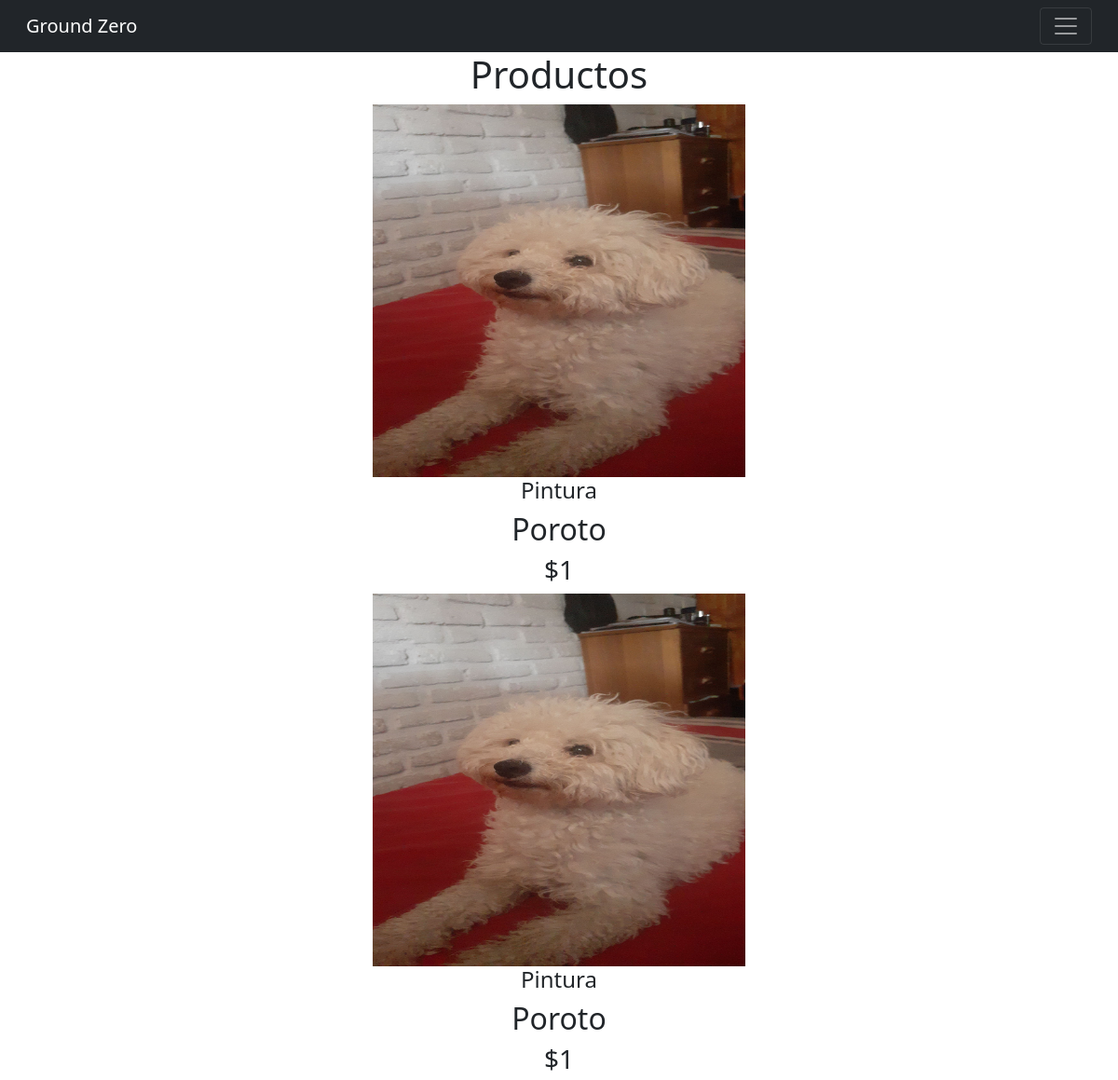
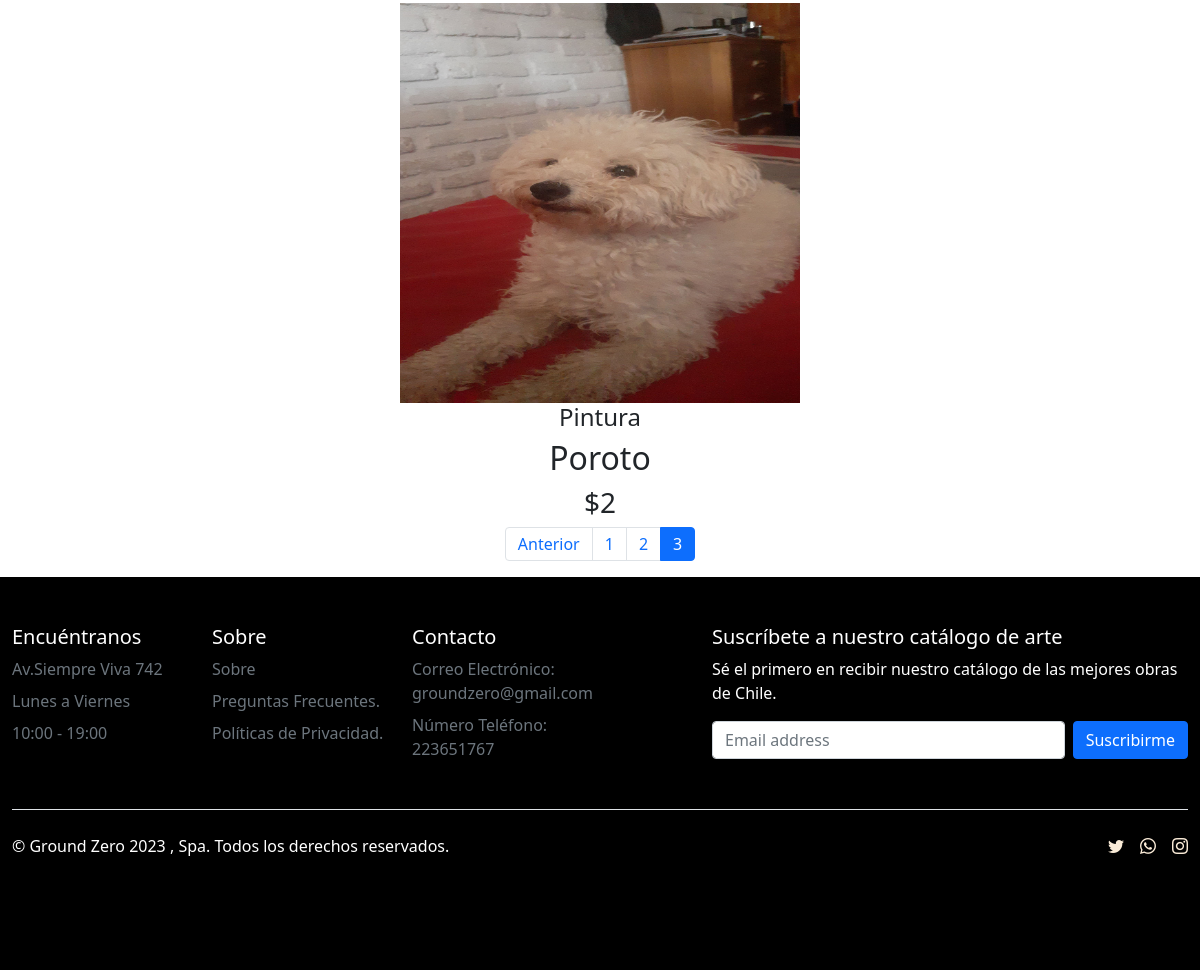
Screenshot of /galeria/?page=3 with the database file from the repository (2 pictures, top to bottom).
### app/models.py (models this page shows, shortened)
class Producto(models.Model):
    codigo = models.CharField(max_length=10)
    nombre = models.CharField(max_length=50 )
    fecha_creacion = models.DateField()
    precio = models.IntegerField()
    stock = models.IntegerField()
    arte = models.ForeignKey(Arte, on_delete=models.PROTECT)
    descripcion = models.CharField(max_length=42)
    imagen = models.ImageField(upload_to="productos", null=True)

class Arte(models.Model):
    nombre = models.CharField(max_length=20)
    def __str__(self):
        return self.nombre

### app/views.py (the view)
# urls.py: path('galeria/', galeria, name="galeria"),
def galeria(request):
    productos = Producto.objects.all()
    page = request.GET.get('page', 1)
    try:
        paginator = Paginator(productos, 3)
        productos = paginator.page(page)
    except:
        raise Http404
    data = {
        'entity':productos,
        'paginator': paginator
    }
    return render(request, 'app/galeria.html', data)

### app/templates/app/galeria.html (shortened to what this page needs)
{% load static %}
<!doctype html>
<html lang="en">
<head>
    <link rel="stylesheet" href="https://cdn.jsdelivr.net/npm/bootstrap-icons@1.10.5/font/bootstrap-icons.css">
    <link rel="stylesheet" href="https://stackpath.bootstrapcdn.com/bootstrap/4.5.2/css/bootstrap.min.css">
    <link href="https://cdn.jsdelivr.net/npm/bootstrap@5.1.3/dist/css/bootstrap.min.css" rel="stylesheet"
>
        {% block css %}
        <link rel="stylesheet" href="{% static 'app/css/style.css' %}">
        {% endblock  %}
</head>
<body>
    <header>
        <nav class="navbar navbar-dark bg-dark">
            <div class="container-fluid">
                <a class="navbar-brand" href="{% url 'index' %}">Ground Zero</a>
                <button class="navbar-toggler" type="button" data-bs-toggle="collapse"
                    data-bs-target="#navbarSupportedContent" aria-controls="navbarSupportedContent"
                    aria-expanded="false" aria-label="Toggle navigation">
                    <span class="navbar-toggler-icon"></span>
                </button>
            </div>
        </nav>
    </header>
    <main>
        <div class="grid text-center">
            {% load humanize %}
            <h1>Productos</h1>
            <div class="grid">
                {% for p in entity %}
                <div>
                    <div class="g-col-6" style="--bs-columns: 4; --bs-gap: 5rem;">
                    {% if p.imagen %}
                        <img class="img-fluid w-100" src="{{ p.imagen.url }}" alt="imagen producto" style="max-width: 400px; height: 400px;"/>
                    {% endif %}
                    </div>
                    <div class="detalle">
                        <h4>{{ p.arte | capfirst }}</h4>
                        <h2>{{ p.nombre | title }}</h2>
                        <h3>${{ p.precio | intcomma }}</h3>
                    </div>
                </div>
                {% endfor %}
            </div>
        </div>
        <div>
            {% include 'app/paginator.html' %}
        </div>
    </main>
    <footer>
        <div class="container-fluid" style="background-color: black;">
            <footer class="py-5">
                <div class="row">
                    <div class="col-6 col-md-2 mb-3">
                        <h5>Encuéntranos</h5>
                        <ul class="nav flex-column">
                            <li class="nav-item mb-2"><a href="#" class="nav-link p-0 text-muted">Av.Siempre Viva
                                    742</a></li>
                            <li class="nav-item mb-2"><a href="#" class="nav-link p-0 text-muted">Lunes a
                                    Viernes</a></li>
                            <li class="nav-item mb-2"><a href="#" class="nav-link p-0 text-muted">10:00 - 19:00</a>
                            </li>
                        </ul>
                    </div>
                    <div class="col-6 col-md-2 mb-3">
                        <h5>Sobre</h5>
                        <ul class="nav flex-column">
                            <li class="nav-item mb-2"><a href="#" class="nav-link p-0 text-muted">Sobre</a></li>
                            <li class="nav-item mb-2"><a href="#" class="nav-link p-0 text-muted">Preguntas
                                    Frecuentes.</a></li>
                            <li class="nav-item mb-2"><a href="#" class="nav-link p-0 text-muted">Políticas de
                                    Privacidad.</a></li>
                        </ul>
                    </div>
                    <div class="col-6 col-md-2 mb-3">
                        <h5>Contacto</h5>
                        <ul class="nav flex-column">
                            <li class="nav-item mb-2"><a href="#" class="nav-link p-0 text-muted">Correo Electrónico:
                                groundzero@gmail.com</a></li>
                            <li class="nav-item mb-2"><a href="#" class="nav-link p-0 text-muted">Número Teléfono:
                                    223651767</a></li>
                        </ul>
                    </div>
                    <div class="col-md-5 offset-md-1 mb-3">
                        <form>
                            <h5>Suscríbete a nuestro catálogo de arte</h5>
                            <p style="color:#fff ;">Sé el primero en recibir nuestro catálogo de las mejores obras
                                de Chile.</p>
                            <div class="d-flex flex-column flex-sm-row w-100 gap-2">
                                <input id="newsletter1" type="text" class="form-control" placeholder="Email address">
                                <button class="btn btn-primary" type="button">Suscribirme</button>
                            </div>
                        </form>
                    </div>
                </div>
                <div class="d-flex flex-column flex-sm-row justify-content-between py-4 my-4 border-top">
                    <p style="color: #fff;">© Ground Zero 2023 , Spa. Todos los derechos reservados.</p>
                    <ul class="list-unstyled d-flex">
                        <li class="ms-3"><a class="link-dark" href="#">
                                <i class="bi bi-twitter"style="color: antiquewhite;"></i></a></li>
                        <li class="ms-3"><a class="link-dark" href="#"><i class="bi bi-whatsapp"style="color: antiquewhite;"></i></a></li>
                        <li class="ms-3"><a class="link-dark" href="#"><i class="bi bi-instagram" style="color: antiquewhite;"></i></a></li>
                    </ul>
                </div>
            </footer>
</body>
</html>

### app/static/app/css/style.css (style rules this page uses)
h5 { color:#ffffff; }

### rows the page displays
Producto: imagen (picture), arte "Pintura", nombre "Poroto", precio "1"
Producto: imagen (picture), arte "Pintura", nombre "Poroto", precio "1"
Producto: imagen (picture), arte "Pintura", nombre "Poroto", precio "2"

### other values shown
{{ page }} "1" "2" "3"
